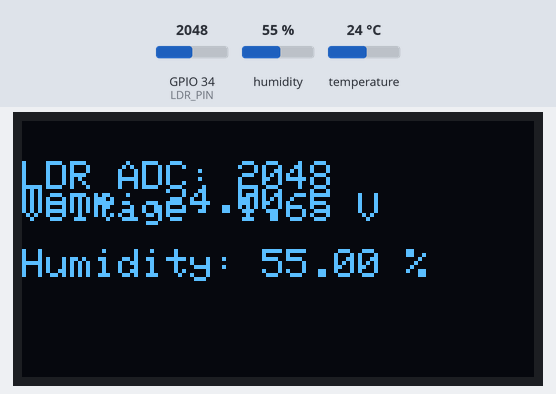
Bench run of a program on a simulated ESP32. Shown: 128×64 one-colour display. The test bench sets the inputs (shaded band); at power-on: humidity 55 %, GPIO 34 (LDR_PIN) = 2048, temperature 24 °C. What the program prints to the serial monitor is not drawn.

Above: at 2.2 s.
2.3 s: humidity set to 22 %
At 4.3 s:
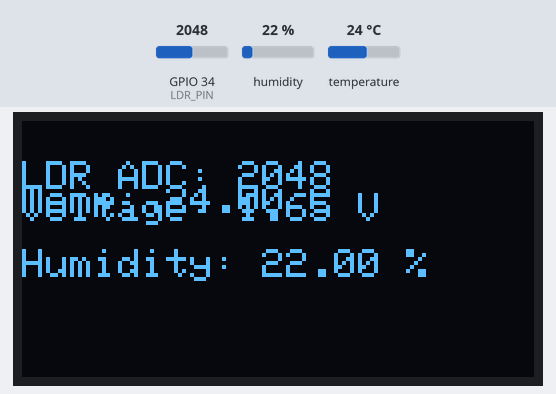
4.6 s: GPIO 34 (LDR_PIN) set to 2866
At 6.4 s:
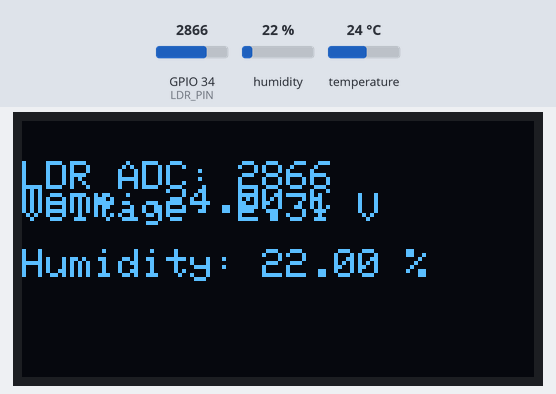
6.7 s: temperature set to 12 °C
At 8.3 s:
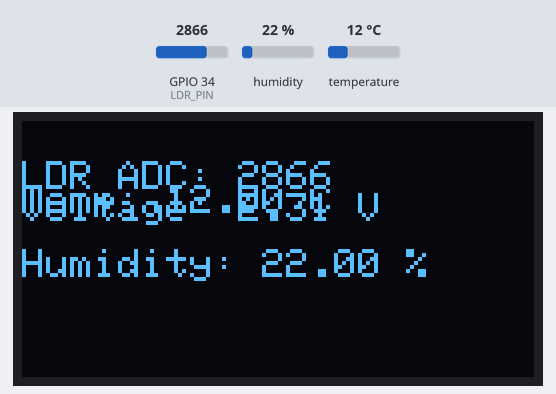
8.8 s: GPIO 34 (LDR_PIN) set to 3603
At 10.2 s:
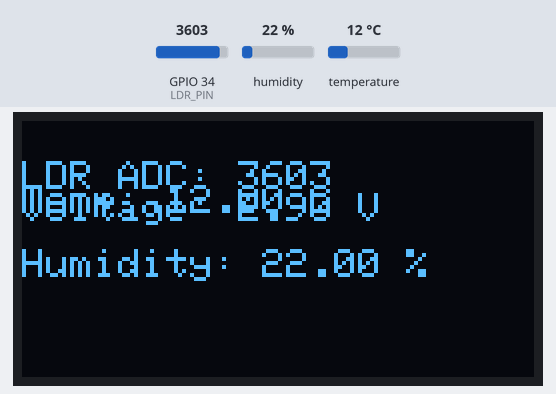
10.9 s: humidity set to 40 %
At 12.1 s:
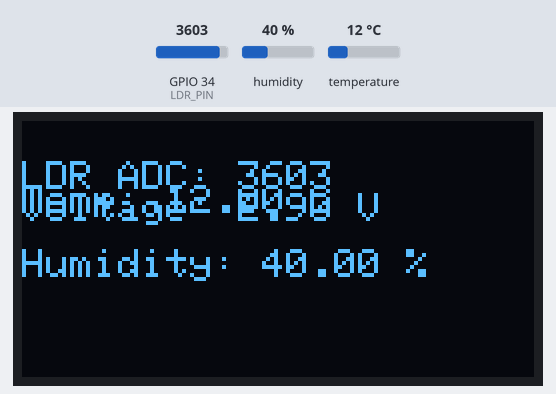
12.9 s: GPIO 34 (LDR_PIN) set to 4095
At 14.0 s:
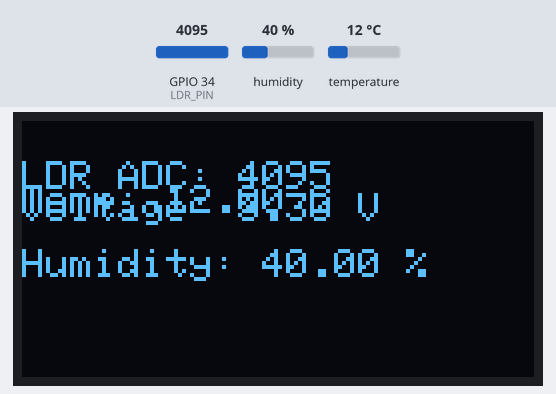
Timing chart, 0 to 15.9 s (numbered marks = the images above; inputs shaded):
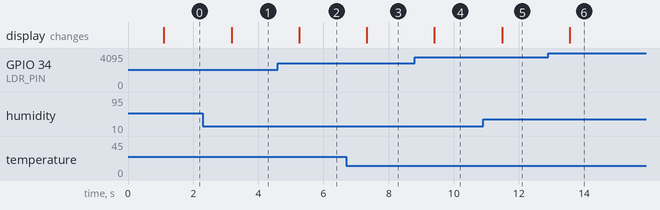

Measured:
- after the input at 2.3 s, the display: changes after 0.88 s (image 1)
- after the input at 4.6 s, the display: changes after 0.66 s (image 2)
- after the input at 6.7 s, the display: changes after 0.63 s (image 3)
- after the input at 8.8 s, the display: changes after 0.61 s (image 4)
- after the input at 10.9 s, the display: changes after 0.58 s (image 5)
- after the input at 12.9 s, the display: changes after 0.66 s (image 6)

The program:

main.cpp
```cpp
//TITLE: DHT11 and LDR Sensor Data Display on OLED
//Talha Iftikhar
//23-NTU-CS-B-1075

#include <Arduino.h>
#include <Wire.h>
#include <Adafruit_GFX.h>
#include <Adafruit_SSD1306.h>
#include <DHT.h>


#define DHTPIN 14        // DHT22 data pin
#define DHTTYPE DHT11
#define LDR_PIN 34
#define SDA_PIN 21//i2c SDA pin
#define SCL_PIN 22  //i2c SCL pin
#define SCREEN_WIDTH 128
#define SCREEN_HEIGHT 64

Adafruit_SSD1306 display(SCREEN_WIDTH, SCREEN_HEIGHT, &Wire, -1);
// --- DHT sensor setup ---
DHT dht(DHTPIN, DHTTYPE);

void setup() {
  Serial.begin(115200);
  Wire.begin(SDA_PIN, SCL_PIN);
  display.begin(SSD1306_SWITCHCAPVCC, 0x3C);
  display.clearDisplay();
  display.setTextColor(SSD1306_WHITE);
  display.setTextSize(1);
  display.setCursor(0, 0);
  display.println("Initializing...");
  display.display();

  dht.begin();
  delay(1000);

}

void loop() {
  float temperature = dht.readTemperature();
  float humidity = dht.readHumidity();

  // Check if read failed
  if (isnan(temperature) || isnan(humidity)) {
    Serial.println("Error reading DHT22 sensor!");
    return;
  }
  int adcValue = analogRead(LDR_PIN);
  float voltage = (adcValue / 4095.0) * 3.3;

   // Print values on Serial Monitor
  Serial.print("Temperature: ");
  Serial.print(temperature);
  Serial.print(" °C  |  Humidity: ");
  Serial.print(humidity);
  Serial.println(" %");

  display.clearDisplay();
  display.setTextSize(1);

  display.setCursor(0, 16);
  display.print("Temp: ");
  display.print(temperature);
  display.println(" C");
  display.setCursor(0, 32);
  display.print("Humidity: ");
  display.print(humidity);
  display.println(" %");

  display.setCursor(0,10);
  display.print("LDR ADC: "); display.println(adcValue);
  display.print("Voltage: "); display.print(voltage, 2); display.println(" V");
  display.display();

  Serial.printf("ADC: %d  |  Voltage: %.2f V\n", adcValue, voltage);
  delay(1000);
}
```
